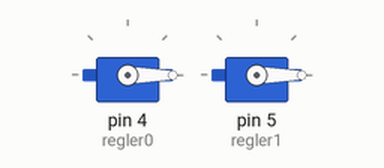
The sketch below on a simulated Arduino Uno, built with avr-gcc and run on an emulated ATmega328P. Shown: 2 × servo.

Above: at 0.05 s.
At 8.0 s:
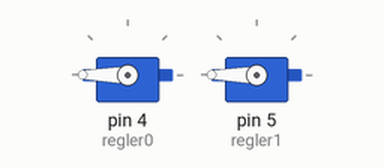
Timing chart, 0 to 16.9 s (numbered marks = the images above):
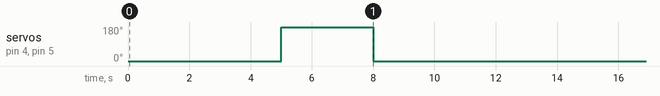

Measured:
- by itself, servo on pin 4 (regler0), servo on pin 5 (regler1): alternates 180° for 3.0 s and 0° for 10.0 s

The sketch:

regler0LaufTest.ino
```cpp
#include <Servo.h>

Servo regler0;
Servo regler1;

void setup() {
  // put your setup code here, to run once:
  regler0.attach(4);
  regler1.attach(5);
  regler0.write(0);
  regler1.write(0);
}

void loop() {
  delay(5000);
  regler0.write(180);
  regler1.write(180);
  delay(3000);
  regler0.write(0);
  regler1.write(0);
  delay(5000);
}
```
